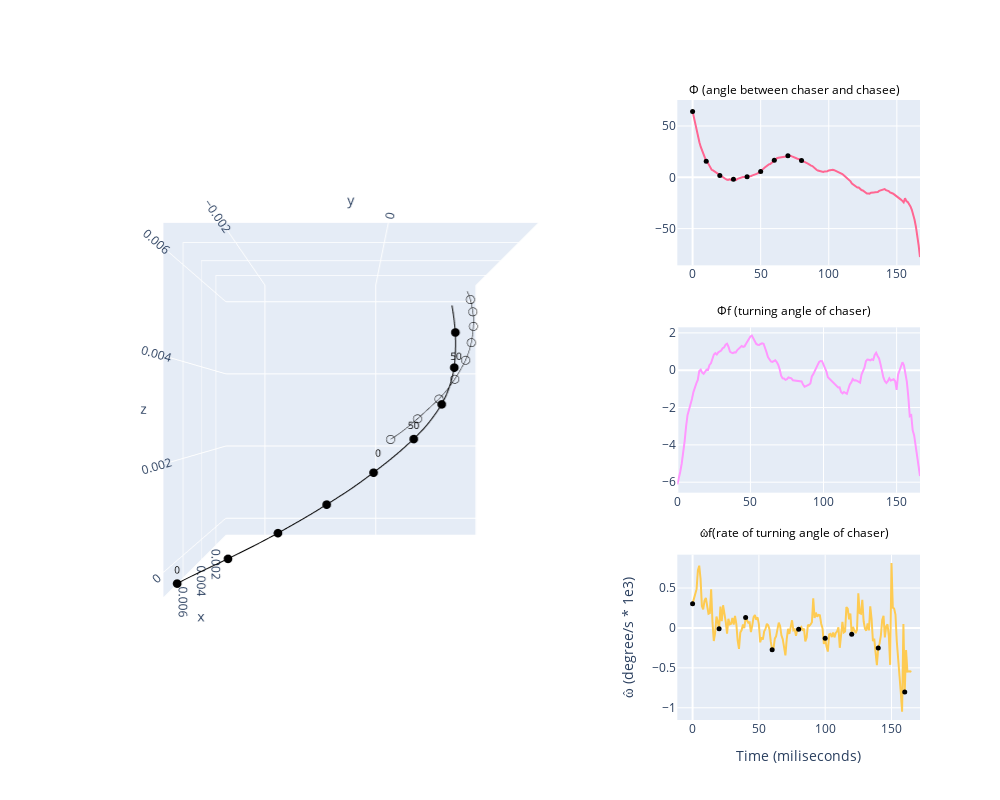

Notebook code cell kept with this figure:
### Code cell
fig = make_subplots(
    rows=3, cols=3,
#     subplot_titles=titles,
    specs=[
        [{"type": "scene", "rowspan": 3, "colspan": 2}, None, {"type": "xy"}],
        [None,                        None,              {"type": "xy"}],
        [None,                        None,              {"type": "xy"}]
          ])


################### the 3D chase plot #######################################################################
# 3D line plot to recreate the chase
line_trace_1 = go.Scatter3d(
    x = com_df.chaser_com_x, y = com_df.chaser_com_y, z = com_df.chaser_com_z,
    mode='lines',
    line=dict(color='black'),
    name='Line'
)

line_trace_2 = go.Scatter3d(
    x = com_df.chasee_com_x, y = com_df.chasee_com_y, z = com_df.chasee_com_z,
    mode='lines',
    line=dict(color='black', width=1),
    name='Line'
)

N = len(com_df)-1
# Markers every 10th point
marker_indices = np.arange(0, N, 10)

marker_trace_1 = go.Scatter3d(
    x=com_df.chaser_com_x[marker_indices],
    y=com_df.chaser_com_y[marker_indices],
    z=com_df.chaser_com_z[marker_indices],
    mode='markers',
    marker=dict(
        size=3,
        color='black',
        symbol='circle'
#         ['circle' if i % 2 == 0 else 'circle-open' for i in range(len(marker_indices))],
#         line=dict(width=1, color='black')
    ),
    name='Markers_chaser'
)

marker_trace_2 = go.Scatter3d(
    x=com_df.chasee_com_x[marker_indices],
    y=com_df.chasee_com_y[marker_indices],
    z=com_df.chasee_com_z[marker_indices],
    mode='markers',
    marker=dict(
        size=3,
        color='black',
        symbol='circle-open'
#         ['circle' if i % 2 == 0 else 'circle-open' for i in range(len(marker_indices))],
#         line=dict(width=1, color='black')
    ),
    name='Markers_chasee'
)


# Text labels every 50th point
text_indices = np.arange(0, N, 50)

text_trace_1 = go.Scatter3d(
    x=com_df.chaser_com_x[text_indices],
    y=com_df.chaser_com_y[text_indices],
    z=com_df.chaser_com_z[text_indices],
    mode='text',
    text=[str(i) for i in text_indices],
    textposition='top center',
    textfont=dict(size=10, color='black'),
    name='Labels_chaser'
)

text_trace_2 = go.Scatter3d(
    x=com_df.chasee_com_x[text_indices],
    y=com_df.chasee_com_y[text_indices],
    z=com_df.chasee_com_z[text_indices],
    mode='text',
    text=[str(i) for i in text_indices],
    textposition='bottom left',
    textfont=dict(size=10, color='black'),
    name='Labels_chasee'
)

# Create the figure

# Add all traces to the subplot
fig.add_trace(line_trace_1, row=1, col=1)
fig.add_trace(line_trace_2, row=1, col=1)
fig.add_trace(marker_trace_1, row=1, col=1)
fig.add_trace(marker_trace_2, row=1, col=1)
fig.add_trace(text_trace_1, row=1, col=1)
fig.add_trace(text_trace_2, row=1, col=1)

# Set the camera to view along the z-axis (xy plane)
fig.update_layout(
    scene_camera=dict(
        eye=dict(x=2.5, y=0., z=0.)  # Adjust z to control the distance
    ),
    scene=dict(
        aspectmode='cube'  # Keeps the aspect ratio uniform
    )
)

############## add all the chase variables as line plots in second column ###############################
###### 1) angle between the chasee and chaser ##############################################################
marker_trace_theta = go.Scatter(
    x=time_Axis[marker_indices],
    y=chase_df.loc[:,'error_phi'][marker_indices],
    mode='markers',
    marker=dict(
        size=5,
        color='black',
        symbol='circle'
    ),
    name='phi'
)

fig.add_trace(go.Scatter(
    x = time_Axis, y = chase_df.loc[:,'error_phi'],
    mode = 'lines'),
              row = 1, col = 3)
fig.add_trace(marker_trace_theta, row = 1, col = 3)


####### turning angle for the chaser ####################################################################
omega = chase_df.loc[:,'turning_phi'][1:]
omega_smoothed = signal.savgol_filter(omega, 10, 3)


fig.add_trace(go.Scatter(
        x = time_Axis, y = omega_smoothed
        , mode = 'lines'
        ),
             row = 2, col = 3)

######## rate of turning angle for the chaser ############################################################
omega_hat = np.diff(omega_smoothed)

marker_indices = np.arange(0, len(omega_hat), 20)
marker_trace_omega_hat = go.Scatter(
    x=time_Axis[marker_indices], 
    y=omega_hat[marker_indices],
    mode='markers',
    marker=dict(
        size=5,
        color='black',
        symbol='circle'
    ),
    name='omega_hat'
)

fig.add_trace(go.Scatter(
    x = time_Axis, y = omega_hat,
    mode = 'lines'),
              row = 3, col = 3)
fig.add_trace(marker_trace_omega_hat, row = 3, col = 3)

# Add manual annotations for column 3 titles
titles = [
    "Φ (angle between chaser and chasee)",
    "Φf (turning angle of chaser)",
    "ω̂f(rate of turning angle of chaser)"
]

for i, title in enumerate(titles):
    fig.add_annotation(
        text=title,
        xref="paper",
        yref="paper",
        x=0.85,  # far right (col 3)
        y=1.0 - (i * 1 / 2.8),  # top, middle, bottom
        xanchor="center",
        yanchor="bottom",
        showarrow=False,
        font=dict(size=12, color="black")
    )

# Final layout tweaks
fig.update_layout(
    height=800,
    width=1000,
#     title_text="Custom Titles for Column 3 Subplots",
    showlegend=False
)

fig.update_layout({
    'xaxis3': dict(title='Time (miliseconds)'),
    "yaxis3": dict(title="ω̂ (degree/s * 1e3)", showgrid=True)
    })


fig.show()
fig.write_html("../dataFolders/MuscaChasingMusca/Sampled100fps_Figures/Chase_relationships/" + name + "phi_visualization.html")

### Figure 1 — Plotly figure (JSON) as saved in the notebook; plotly's stock layout.template omitted (floating-point values rounded to 4 significant figures; data arrays with more than 128 entries replaced by an {"elided": "..."} marker saying what was removed)
{"data": [{"line": {"color": "black"}, "mode": "lines", "name": "Line", "scene": "scene", "type": "scatter3d", "x": [0.007499, 0.00744, 0.00738, 0.007321, 0.00726, 0.0072, 0.007139, 0.007078, 0.007016, 0.006954, 0.00686, 0.006797, 0.006735, 0.006672, 0.00661, 0.006547, 0.006483, 0.006419, 0.006354, 0.006288, 0.006223, 0.006159, 0.006093, 0.006028, 0.00596, 0.005892, 0.005824, 0.005755, 0.005684, 0.005613, 0.005541, 0.005471, 0.0054, 0.00533, 0.005259, 0.005188, 0.00512, 0.00505, 0.004979, 0.004909, 0.004838, 0.004768, 0.004696, 0.004623, 0.004551, 0.004476, 0.004401, 0.004323, 0.004246, 0.00417, 0.004092, 0.004014, 0.003936, 0.003857, 0.003778, 0.0037, 0.003617, 0.003536, 0.003454, 0.003372, 0.003289, 0.003206, 0.003122, 0.003036, 0.002951, 0.002865, 0.002779, 0.002695, 0.002611, 0.002526, 0.002443, 0.00236, 0.002278, 0.002199, 0.002119, 0.002039, 0.00196, 0.00188, 0.00184, 0.001761, 0.001681, 0.001601, 0.00152, 0.001439, 0.001357, 0.001273, 0.001189, 0.001103], "y": [-0.002576, -0.002528, -0.002479, -0.002429, -0.002377, -0.002324, -0.002271, -0.002216, -0.00216, -0.002103, -0.002019, -0.001962, -0.001904, -0.001845, -0.001785, -0.001726, -0.001666, -0.001606, -0.001544, -0.001482, -0.00142, -0.001358, -0.001296, -0.001234, -0.001171, -0.001107, -0.001044, -0.0009807, -0.0009164, -0.0008526, -0.0007874, -0.0007214, -0.0006541, -0.0005888, -0.0005216, -0.0004534, -0.000387, -0.0003195, -0.0002549, -0.00019, -0.0001253, -6.09e-05, 2.872e-06, 6.673e-05, 0.0001301, 0.0001921, 0.000254, 0.0003148, 0.0003745, 0.0004331, 0.0004914, 0.0005481, 0.0006016, 0.0006559, 0.0007076, 0.0007549, 0.0008023, 0.0008464, 0.0008902, 0.0009315, 0.0009715, 0.001009, 0.001044, 0.001076, 0.001106, 0.001134, 0.001159, 0.001183, 0.001205, 0.001224, 0.001241, 0.001255, 0.001268, 0.001279, 0.001289, 0.001298, 0.001306, 0.001313, 0.001315, 0.00132, 0.001324, 0.001326, 0.001328, 0.001328, 0.001327, 0.001324, 0.001321, 0.001316], "z": [-0.0002547, -0.0002229, -0.0001911, -0.0001592, -0.0001271, -9.474e-05, -6.21e-05, -2.907e-05, 4.421e-06, 3.844e-05, 9.049e-05, 0.0001266, 0.0001633, 0.0002009, 0.0002388, 0.0002784, 0.0003186, 0.0003604, 0.0004031, 0.0004476, 0.0004934, 0.0005389, 0.0005856, 0.0006326, 0.0006807, 0.00073, 0.00078, 0.0008308, 0.000883, 0.0009377, 0.0009929, 0.001048, 0.001106, 0.001164, 0.001224, 0.001287, 0.001349, 0.001416, 0.001482, 0.001549, 0.001615, 0.001683, 0.001752, 0.001822, 0.001892, 0.001964, 0.002036, 0.002109, 0.002184, 0.002256, 0.002331, 0.002406, 0.002482, 0.002561, 0.00264, 0.00272, 0.002803, 0.002884, 0.002966, 0.00305, 0.003136, 0.003223, 0.003311, 0.003403, 0.003495, 0.003588, 0.003683, 0.003777, 0.003871, 0.003968, 0.004065, 0.004162, 0.00426, 0.004358, 0.004458, 0.004558, 0.004659, 0.004761, 0.004813, 0.004917, 0.005023, 0.00513, 0.005238, 0.005348, 0.005459, 0.005571, 0.005686, 0.005802]}, {"line": {"color": "black", "width": 1}, "mode": "lines", "name": "Line", "scene": "scene", "type": "scatter3d", "x": [0.003326, 0.003312, 0.003296, 0.003279, 0.003262, 0.003244, 0.003225, 0.003205, 0.003184, 0.003163, 0.00313, 0.003107, 0.003085, 0.003061, 0.003037, 0.003012, 0.002989, 0.002964, 0.002939, 0.002915, 0.002892, 0.002866, 0.00284, 0.002815, 0.002789, 0.002761, 0.002733, 0.002704, 0.002675, 0.002645, 0.002616, 0.002586, 0.002555, 0.002524, 0.002493, 0.002464, 0.002432, 0.002403, 0.002373, 0.002342, 0.00231, 0.002279, 0.002248, 0.002215, 0.002181, 0.002148, 0.002114, 0.002079, 0.002044, 0.002009, 0.001974, 0.001936, 0.0019, 0.001866, 0.00183, 0.001793, 0.001758, 0.001721, 0.001683, 0.001647, 0.001609, 0.001572, 0.001535, 0.001496, 0.001457, 0.001419, 0.001382, 0.001344, 0.001305, 0.001268, 0.00123, 0.001193, 0.001155, 0.001117, 0.001078, 0.001039, 0.0009992, 0.0009607, 0.0009409, 0.0009014, 0.0008619, 0.0008226, 0.0007836, 0.0007449, 0.0007066, 0.0006689, 0.0006318, 0.0005954], "y": [0.0001692, 0.0002159, 0.0002611, 0.0003049, 0.0003475, 0.0003889, 0.0004294, 0.0004689, 0.0005076, 0.0005456, 0.0006024, 0.0006396, 0.000676, 0.0007119, 0.0007478, 0.000784, 0.0008196, 0.000856, 0.0008915, 0.0009271, 0.0009606, 0.0009924, 0.001023, 0.001053, 0.001082, 0.00111, 0.001137, 0.001163, 0.001188, 0.001213, 0.001236, 0.001258, 0.001281, 0.001303, 0.001325, 0.001345, 0.001366, 0.001386, 0.001405, 0.001423, 0.00144, 0.001456, 0.001472, 0.001486, 0.0015, 0.001513, 0.001525, 0.001537, 0.001548, 0.001559, 0.001568, 0.001578, 0.001586, 0.001594, 0.001601, 0.001609, 0.001615, 0.001622, 0.001628, 0.001634, 0.001639, 0.001644, 0.00165, 0.001653, 0.001657, 0.00166, 0.001664, 0.001666, 0.001667, 0.001668, 0.001668, 0.001668, 0.001668, 0.001669, 0.001669, 0.001668, 0.001667, 0.001666, 0.001665, 0.001664, 0.001662, 0.001659, 0.001656, 0.001652, 0.001648, 0.001643, 0.001638, 0.001631], "z": [0.002294, 0.002338, 0.002383, 0.002429, 0.002475, 0.002522, 0.002569, 0.002617, 0.002665, 0.002713, 0.002786, 0.002835, 0.002884, 0.002933, 0.00298, 0.003029, 0.003077, 0.003126, 0.003175, 0.003223, 0.00327, 0.003321, 0.00337, 0.003419, 0.003468, 0.003518, 0.003568, 0.003618, 0.003667, 0.003718, 0.003768, 0.003817, 0.003867, 0.003916, 0.003966, 0.004015, 0.004065, 0.004114, 0.004162, 0.004211, 0.004259, 0.004307, 0.004354, 0.004402, 0.00445, 0.004497, 0.004544, 0.004592, 0.004638, 0.004686, 0.004732, 0.00478, 0.004826, 0.004873, 0.004919, 0.004965, 0.00501, 0.005056, 0.0051, 0.005145, 0.005189, 0.005234, 0.005278, 0.005322, 0.005366, 0.005408, 0.005451, 0.005492, 0.005535, 0.005575, 0.005617, 0.005657, 0.005697, 0.005737, 0.005778, 0.005817, 0.005858, 0.005897, 0.005917, 0.005956, 0.005995, 0.006034, 0.006072, 0.00611, 0.006146, 0.006183, 0.006218, 0.006253]}, {"marker": {"color": "black", "size": 3, "symbol": "circle"}, "mode": "markers", "name": "Markers_chaser", "scene": "scene", "type": "scatter3d", "x": [0.007499, 0.00686, 0.006223, 0.005541, 0.004838, 0.004092, 0.003289, 0.002443, 0.001681], "y": [-0.002576, -0.002019, -0.00142, -0.0007874, -0.0001253, 0.0004914, 0.0009715, 0.001241, 0.001324], "z": [-0.0002547, 9.049e-05, 0.0004934, 0.0009929, 0.001615, 0.002331, 0.003136, 0.004065, 0.005023]}, {"marker": {"color": "black", "size": 3, "symbol": "circle-open"}, "mode": "markers", "name": "Markers_chasee", "scene": "scene", "type": "scatter3d", "x": [0.003326, 0.00313, 0.002892, 0.002616, 0.00231, 0.001974, 0.001609, 0.00123, 0.0008619], "y": [0.0001692, 0.0006024, 0.0009606, 0.001236, 0.00144, 0.001568, 0.001639, 0.001668, 0.001662], "z": [0.002294, 0.002786, 0.00327, 0.003768, 0.004259, 0.004732, 0.005189, 0.005617, 0.005995]}, {"mode": "text", "name": "Labels_chaser", "scene": "scene", "text": ["0", "50"], "textfont": {"color": "black", "size": 10}, "textposition": "top center", "type": "scatter3d", "x": [0.007499, 0.004092], "y": [-0.002576, 0.0004914], "z": [-0.0002547, 0.002331]}, {"mode": "text", "name": "Labels_chasee", "scene": "scene", "text": ["0", "50"], "textfont": {"color": "black", "size": 10}, "textposition": "bottom left", "type": "scatter3d", "x": [0.003326, 0.001974], "y": [0.0001692, 0.001568], "z": [0.002294, 0.004732]}, {"mode": "lines", "type": "scatter", "x": {"elided": "168 int values"}, "xaxis": "x", "y": {"elided": "168 float values"}, "yaxis": "y"}, {"marker": {"color": "black", "size": 5, "symbol": "circle"}, "mode": "markers", "name": "phi", "type": "scatter", "x": [0, 10, 20, 30, 40, 50, 60, 70, 80], "xaxis": "x", "y": [64.25, 15.73, 1.775, -1.934, 0.4879, 5.63, 16.57, 21.02, 16.41], "yaxis": "y"}, {"mode": "lines", "type": "scatter", "x": {"elided": "168 int values"}, "xaxis": "x2", "y": {"elided": "167 float values"}, "yaxis": "y2"}, {"mode": "lines", "type": "scatter", "x": {"elided": "168 int values"}, "xaxis": "x3", "y": {"elided": "166 float values"}, "yaxis": "y3"}, {"marker": {"color": "black", "size": 5, "symbol": "circle"}, "mode": "markers", "name": "omega_hat", "type": "scatter", "x": [0, 20, 40, 60, 80, 100, 120, 140, 160], "xaxis": "x3", "y": [0.3039, -0.01189, 0.1291, -0.2724, -0.01702, -0.13, -0.07833, -0.2517, -0.8027], "yaxis": "y3"}], "layout": {"annotations": [{"font": {"color": "black", "size": 12}, "showarrow": false, "text": "Φ (angle between chaser and chasee)", "x": 0.85, "xanchor": "center", "xref": "paper", "y": 1, "yanchor": "bottom", "yref": "paper"}, {"font": {"color": "black", "size": 12}, "showarrow": false, "text": "Φf (turning angle of chaser)", "x": 0.85, "xanchor": "center", "xref": "paper", "y": 0.6429, "yanchor": "bottom", "yref": "paper"}, {"font": {"color": "black", "size": 12}, "showarrow": false, "text": "ω̂f(rate of turning angle of chaser)", "x": 0.85, "xanchor": "center", "xref": "paper", "y": 0.2857, "yanchor": "bottom", "yref": "paper"}], "height": 800, "scene": {"aspectmode": "cube", "camera": {"eye": {"x": 2.5, "y": 0, "z": 0}}, "domain": {"x": [0, 0.6444], "y": [0, 1]}}, "showlegend": false, "width": 1000, "xaxis": {"anchor": "y", "domain": [0.7111, 1]}, "xaxis2": {"anchor": "y2", "domain": [0.7111, 1]}, "xaxis3": {"anchor": "y3", "domain": [0.7111, 1], "title": {"text": "Time (miliseconds)"}}, "yaxis": {"anchor": "x", "domain": [0.7333, 1]}, "yaxis2": {"anchor": "x2", "domain": [0.3667, 0.6333]}, "yaxis3": {"anchor": "x3", "domain": [0, 0.2667], "showgrid": true, "title": {"text": "ω̂ (degree/s * 1e3)"}}}}
